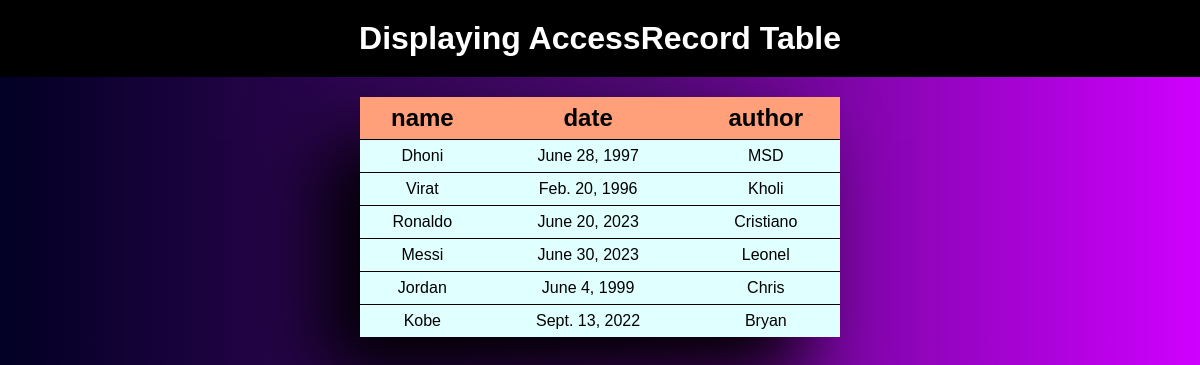
Page /display_ar/ on the committed database.
### app/models.py (models this page shows, shortened)
class AccessRecord(models.Model):
    name = models.ForeignKey(Webpage, on_delete=models.CASCADE)
    date = models.DateField()
    author = models.CharField(max_length=50)

class Webpage(models.Model):
    topic_name = models.ForeignKey(Topic, on_delete=models.CASCADE)
    name = models.CharField(max_length=50, primary_key=True)
    url = models.URLField()
    def __str__(self):
        return self.name

### app/views.py (the view)
# urls.py: path('display_ar/',display_ar,name='display_ar'),
def display_ar(request):
    ar = AccessRecord.objects.all()
    d = {'ar': ar}
    return render(request,'dar.html',d)

### templates/dar.html (shortened to what this page needs)
<!DOCTYPE html>
<html lang="en">
<head>
</head>
<body>
    <center>
        <h1>Displaying AccessRecord Table</h1>
        <table cellspacing="0">
            <tr>
                <th>name</th>
                <th>date</th>
                <th>author</th>
            </tr>
            {% for aro in ar %}
                <tr>
                    <td>{{ aro.name }}</td>
                    <td>{{ aro.date }}</td>
                    <td>{{ aro.author }}</td>
                </tr>
            {% endfor %}
        </table>
    </center>
</body>
</html>

### templates/dar.html (style rules this page uses)
* { margin: 0; padding: 0; font-family: Arial, Helvetica, sans-serif; }
body { background: rgb(2,0,36); background: linear-gradient(90deg, rgba(2,0,36,1) 0%, rgba(83,9,121,1) 54%, rgba(207,0,255,1) 100%); }
h1 { background-color: black; color: white; font-size: 2em; padding: 20px; margin-bottom: 20px; }
table { width: 40%; box-shadow: -37px 42px 74px black; text-align: center; }
th { background-color: lightsalmon; font-size: 1.5em; }
td { border-top: 1px solid black; }
tr { background-color: lightcyan; transition: .5s; }
th,td { padding: 7px 0px; }

### rows in the picture
AccessRecord: name "Dhoni", date "June 28, 1997", author "MSD"
AccessRecord: name "Virat", date "Feb. 20, 1996", author "Kholi"
AccessRecord: name "Ronaldo", date "June 20, 2023", author "Cristiano"
AccessRecord: name "Messi", date "June 30, 2023", author "Leonel"
AccessRecord: name "Jordan", date "June 4, 1999", author "Chris"
AccessRecord: name "Kobe", date "Sept. 13, 2022", author "Bryan"
